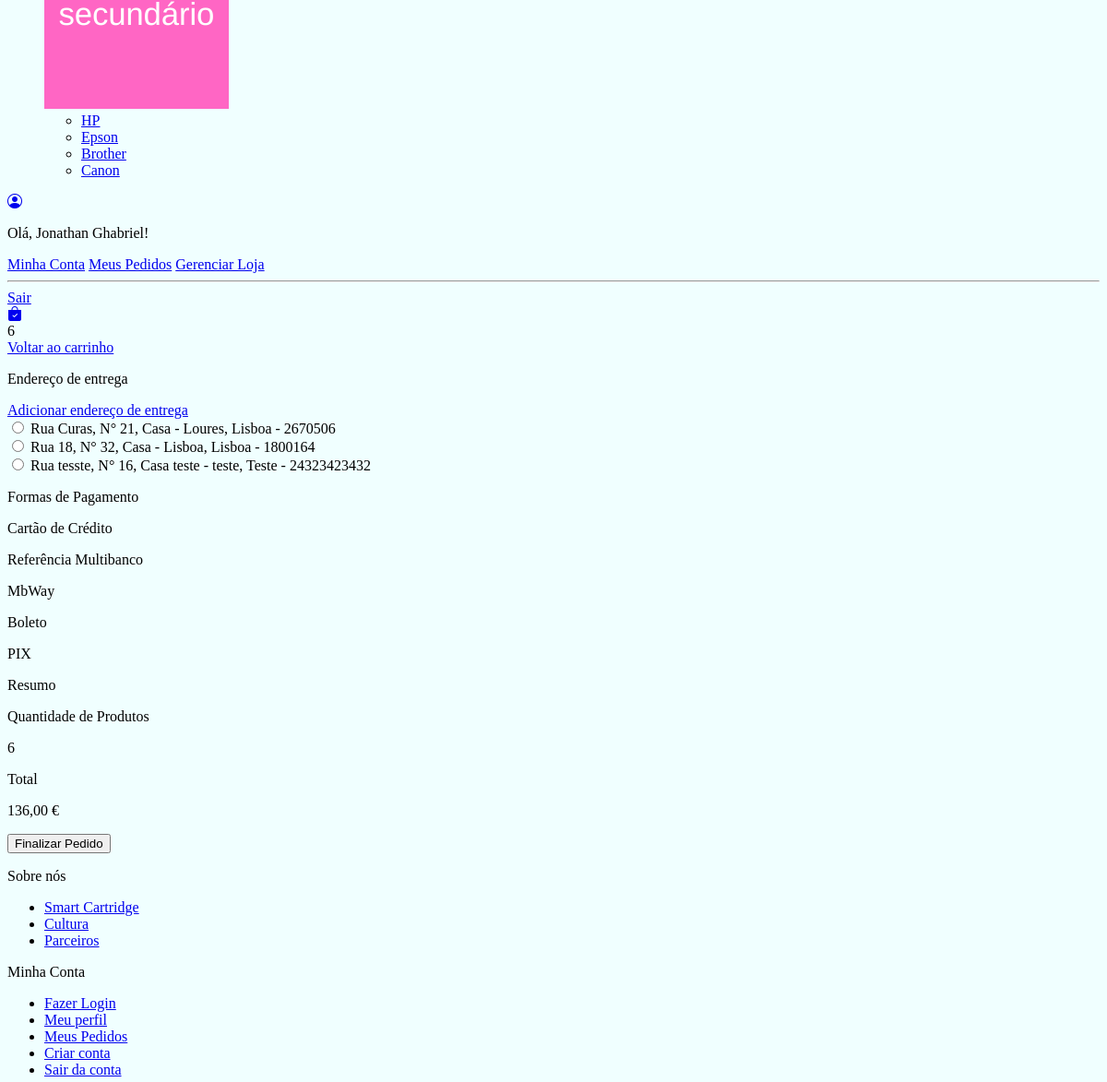
/checkout/ (signed in, middle part), run on an earlier commit of the app's database.
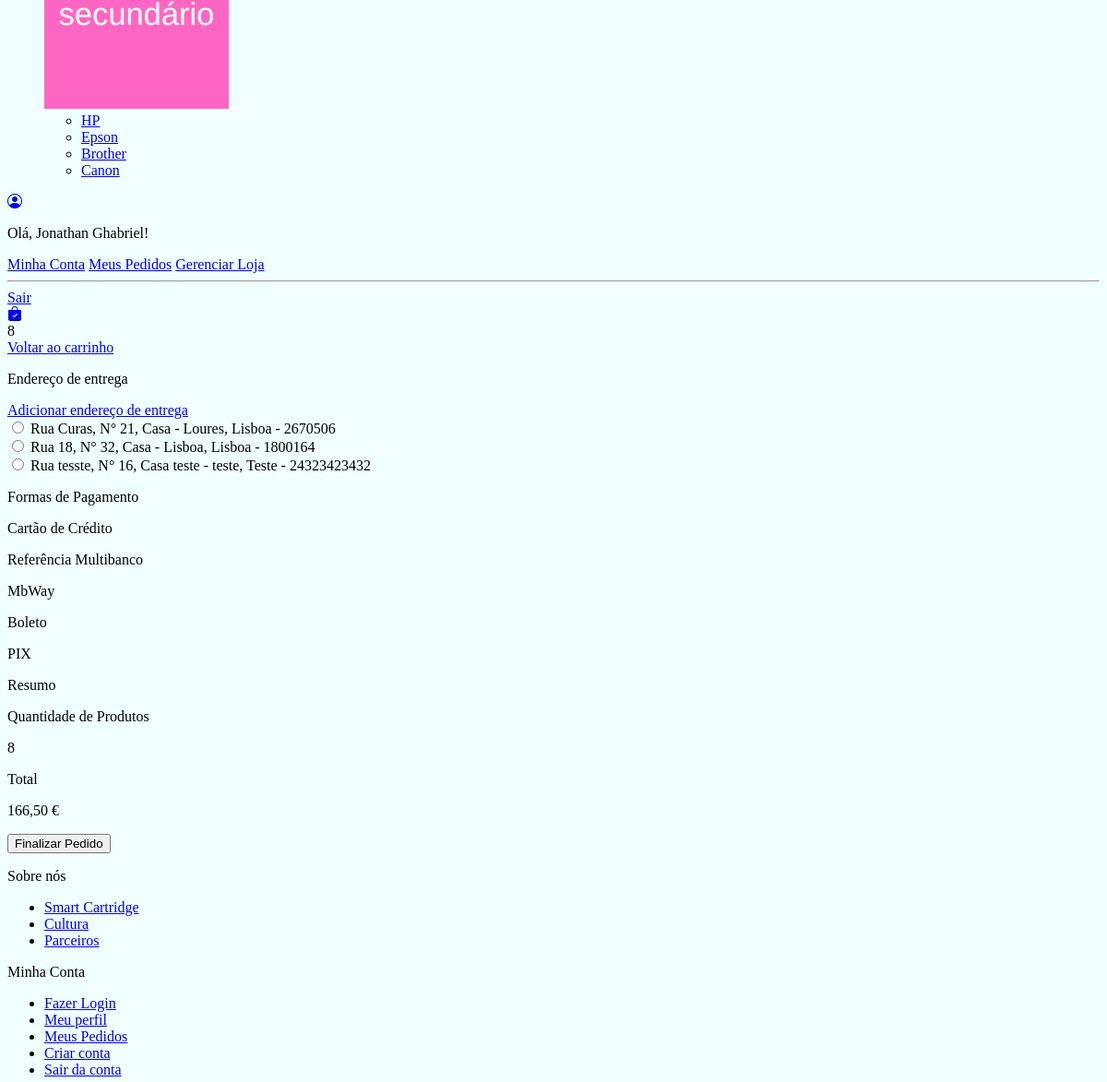
And on a later commit of the database.
### loja/models.py (models this page shows, shortened)
class Pedido(models.Model):
    cliente = models.ForeignKey(Cliente, null=True, blank=True, on_delete=models.SET_NULL)
    finalizado = models.BooleanField(default=False)
    codigo_transacao = models.CharField(max_length=200, null=True, blank=True)
    endereco = models.ForeignKey(Endereco, null=True, blank=True, on_delete=models.SET_NULL)
    data_finalizacao = models.DateTimeField(null=True, blank=True)
    @property
    def quantidade_total(self):
        itens_pedido = ItensPedido.objects.filter(pedido__id=self.id)
        quantidade = sum([item.quantidade for item in itens_pedido])
        return quantidade
    @property
    def preco_total(self):
        itens_pedido = ItensPedido.objects.filter(pedido__id=self.id)
        preco = sum([item.preco_total for item in itens_pedido])
        return preco

class ItensPedido(models.Model):
    itemestoque = models.ForeignKey(ItemEstoque, null=True, blank=True, on_delete=models.SET_NULL)
    quantidade =  models.IntegerField(default=0)
    pedido = models.ForeignKey(Pedido, null=True, blank=True, on_delete=models.CASCADE)
    @property
    def preco_total(self):
        return self.quantidade * self.itemestoque.produto.preco

class ItemEstoque(models.Model):
    produto = models.ForeignKey(Produto, null=True, blank=True, on_delete=models.SET_NULL)
    cor = models.ForeignKey(Cor, null=True, blank=True, on_delete=models.SET_NULL)
    tamanho = models.CharField(max_length=200, null=True, blank=True)
    quantidade = models.IntegerField(default=0)

class Produto(models.Model):
    imagem = models.ImageField(null=True, blank=True)
    nome = models.CharField(max_length=200, null=True, blank=True)
    preco = models.DecimalField(max_digits=10, decimal_places=2)
    ativo = models.BooleanField(default=True)
    categoria = models.ForeignKey(Categoria, null=True, blank=True, on_delete=models.SET_NULL)
    tipo = models.ForeignKey(Tipo, null=True, blank=True, on_delete=models.SET_NULL)
    descricao = models.TextField(null=True, blank=True)

### loja/views.py (the view)
# urls.py: path('checkout/', checkout, name="checkout"),
def checkout(request):
    if request.user.is_authenticated:
        cliente = request.user.cliente
    else:
        if request.COOKIES.get("id_sessao"):
            id_sessao = request.COOKIES.get("id_sessao")
            cliente, criado = Cliente.objects.get_or_create(id_sessao=id_sessao)
        else:
            return redirect('loja')
    pedido, criado = Pedido.objects.get_or_create(cliente=cliente, finalizado=False)
    enderecos = Endereco.objects.filter(cliente=cliente)
    context = {"pedido": pedido, "enderecos": enderecos, "erro":None}
    return render(request, 'checkout.html', context=context)

### loja/novos_context.py (called while the page is built)
def carrinho(request):
    quantidade_produtos_carrinho = 0
    if request.user.is_authenticated:
        cliente = request.user.cliente
    else:
        if request.COOKIES.get("id_sessao"):
            id_sessao = request.COOKIES.get("id_sessao")
            cliente, criado = Cliente.objects.get_or_create(id_sessao=id_sessao)
        else:
            return {"quantidade_produtos_carrinho": quantidade_produtos_carrinho}
    pedido, criado = Pedido.objects.get_or_create(cliente=cliente, finalizado=False)
    itens_pedido = ItensPedido.objects.filter(pedido=pedido)
    for item in itens_pedido:
        quantidade_produtos_carrinho += item.quantidade
    return {"quantidade_produtos_carrinho": quantidade_produtos_carrinho}

def categorias_tipos(request):
    categorias_navegacao = Categoria.objects.all()
    tipos_navegacao = Tipo.objects.all()
    return {"categorias_navegacao": categorias_navegacao, "tipos_navegacao": tipos_navegacao}

def faz_parte_equipe(request):
    equipe = False
    if request.user.is_authenticated:
        if request.user.groups.filter(name="equipe").exists():
            equipe = True
    return {"equipe": equipe}

### loja/templates/checkout.html (shortened to what the changed rows need)
{% extends 'base.html' %}
{% load static %}
{% block body %}
<main class="principal">
    <section class="secao-checkout">
      <div class="checkout">
        <form class="checkout__form" action="{% url 'finalizar_pedido' pedido.id %}" method="post">
          <div class="checkout__secao-pagamento-infos">
            <div class="checkout__secao-infos">
              <div class="subtotal__infos">
                <p>Quantidade de Produtos</p>
                <p>{{ pedido.quantidade_total }}</p>
              </div>
              <div class="subtotal__infos subtotal__infos--sborda">
                <p>Total</p>
                <p>{{ pedido.preco_total }} €</p>
              </div>
            </div>
          </div>
        </form>
      </div>
    </section>
  </main>
{% endblock %}

### loja/templates/navbar.html (shortened to what this page needs)
{% load static %}
<header class="cabecalho">
    <div class="cabecalho__container">
      <nav class="cabecalho__navegacao">
        <ul class="cabecalho__lista">
          <li class="cabecalho__item-lista">
            <div class="cabecalho__expansao-tipos">
              <a class="cabecalho__imagem-link" href="{% url 'loja' %}ofertas">
                <img src="{% static 'images/menu_sec.png'%}" alt="Imagem do menu secundário" class="cabecalho__imagem"/>
              </a>
              <ul class="cabecalho__lista cabecalho__lista--tipo">
                <li><a class="cabecalho__link cabecalho__link--tipo" href="{% url 'loja' %}ofertas-hp">HP</a></li>
                <li><a class="cabecalho__link cabecalho__link--tipo" href="{% url 'loja' %}ofertas-epson">Epson</a></li>
                <li><a class="cabecalho__link cabecalho__link--tipo" href="{% url 'loja' %}ofertas-brother">Brother</a></li>
                <li><a class="cabecalho__link cabecalho__link--tipo" href="{% url 'loja' %}ofertas-canon">Canon</a></li>
              </ul>
            </div>
          </li>
        </ul>
      </nav>
    </div>
    <div class="cabecalho__icones">
      <div class="cabecalho__icone-login">
        {% if request.user.is_authenticated %}
        <a class="cabecalho__link-icone" href="javascript: void(0)">
          <i class="bi bi-person-circle"></i>
        {% else %}
        <a class="cabecalho__link-icone" href="{% url 'fazer_login' %}">
          <i class="bi bi-person"></i>
        {% endif %}
        </a>
        <div class="cabecalho__informacoes-perfil">
          <p class="cabecalho__texto">Olá, <span>{{ request.user.cliente.nome }}</span>!</p>
          <a class="cabecalho__link cabecalho__link--perfil" href="{% url 'minha_conta' %}">Minha Conta</a>
          <a class="cabecalho__link cabecalho__link--perfil" href="{% url 'meus_pedidos' %}">Meus Pedidos</a>
          {% if equipe %}
            <a class="cabecalho__link cabecalho__link--perfil" href="{% url 'gerenciar_loja' %}">Gerenciar Loja</a>
          {% endif %}
          <hr />
          <a class="cabecalho__link cabecalho__link--perfil" href="{% url 'fazer_logout' %}">Sair</a>
        </div>
      </div>
      <div class="cabecalho__icone-carrinho">
        <a class="cabecalho__link-icone" href="{% url 'carrinho' %}">
          <i class="bi bi-bag-check-fill"></i>
        </a>
        <div class="cabecalho__itens cabecalho__itens--visivel">{{ quantidade_produtos_carrinho }}</div>
      </div>
    </div>
  </header>

What changed in the data, as far as the page shows it:
changed Pedido: quantidade_total "6" → "8"; preco_total "136,00" → "166,50"
Also different on the page:
{{ quantidade_produtos_carrinho }}: "6" → "8"
